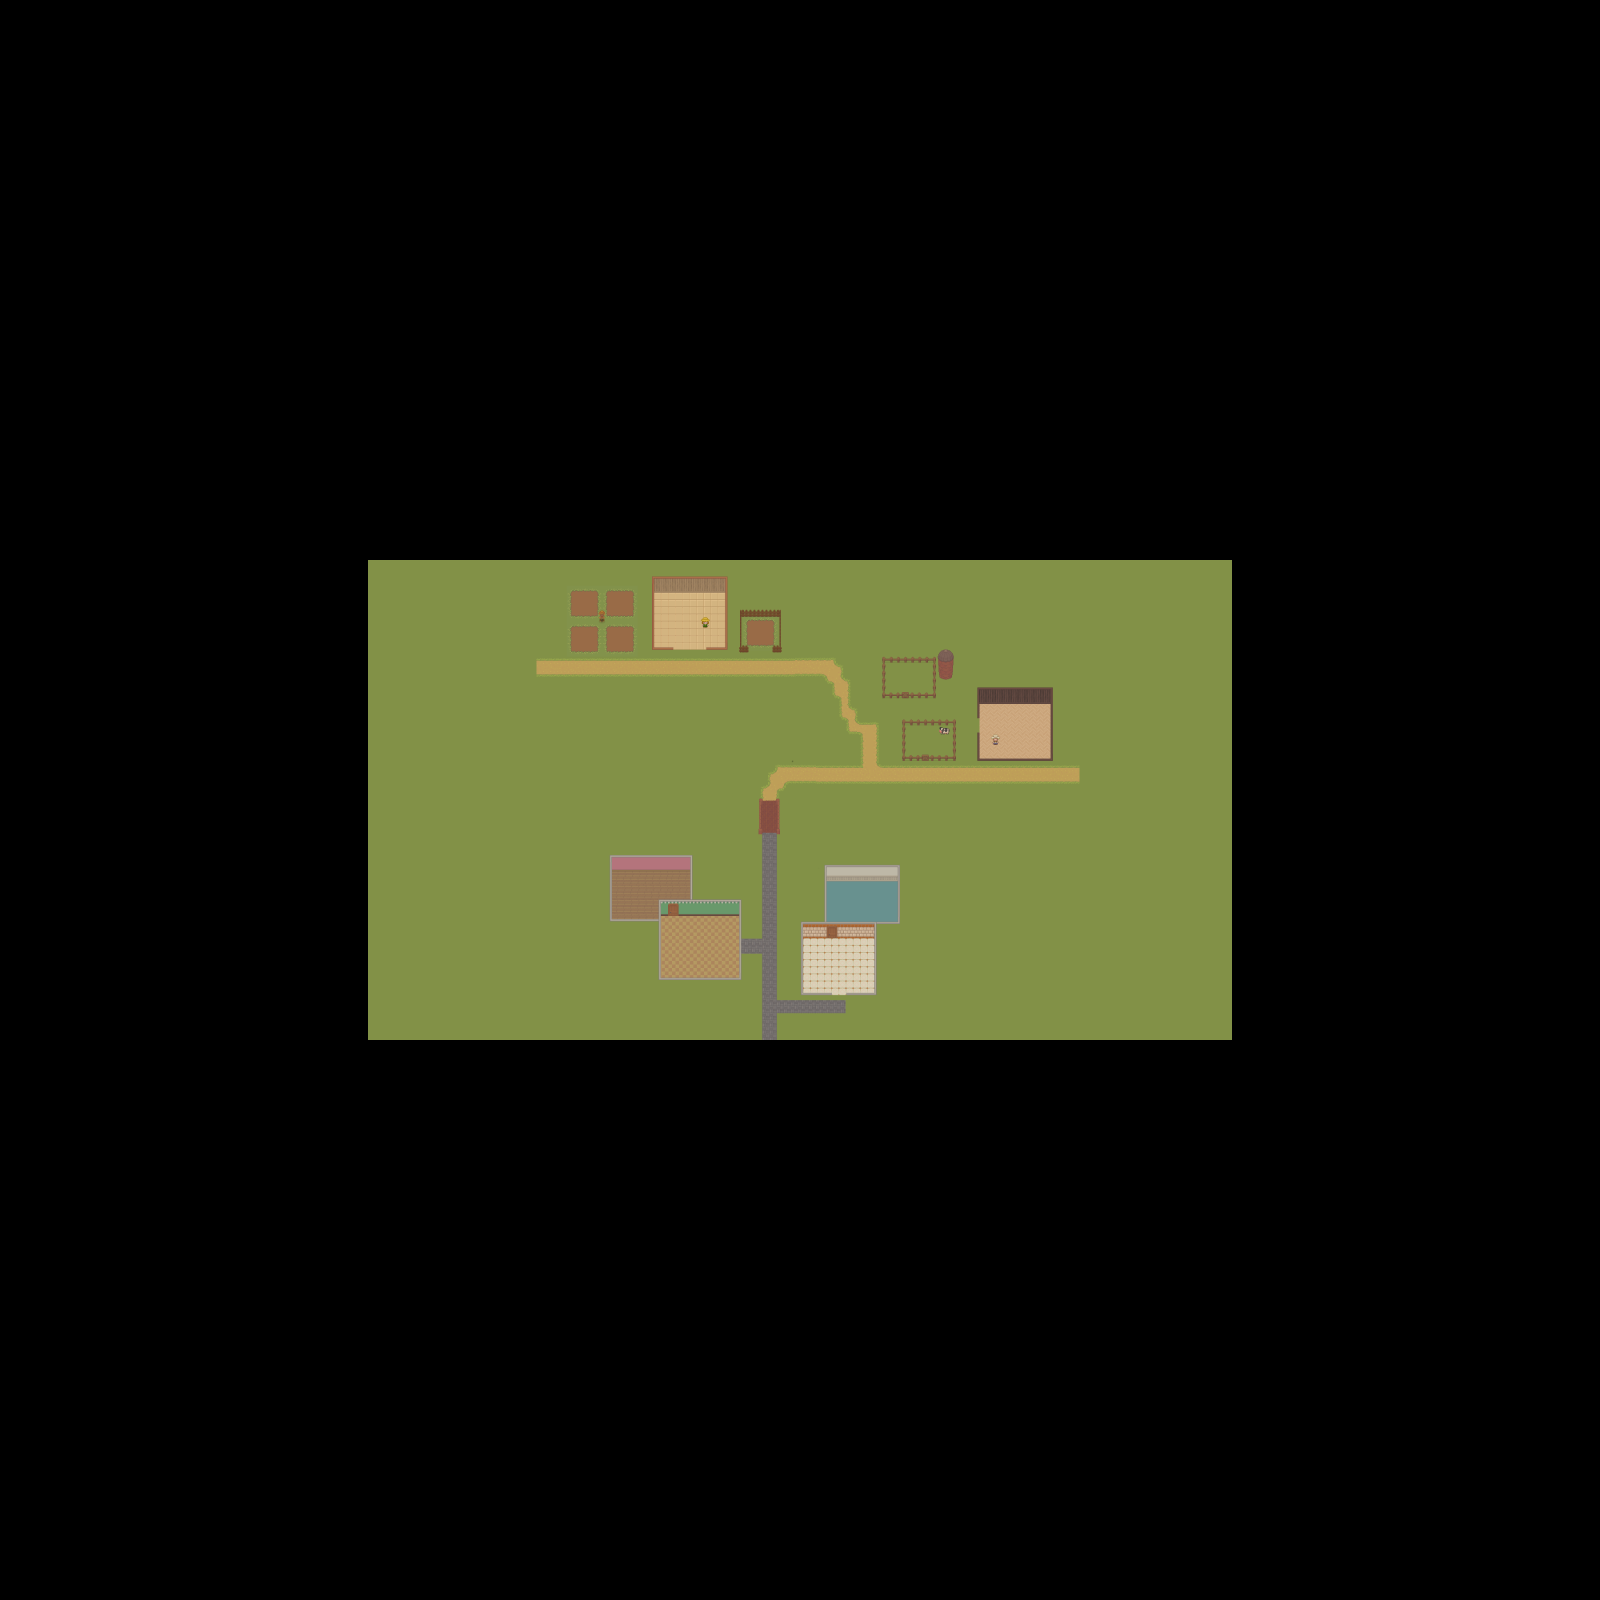

Tiled map render using the project's own tile images. Description and the map definition, with tile-layer contents summarised, below:
An orthogonal 100x100 tile map with 16x16 px tiles, 2 tile layers (example, building), 1 hidden layer not drawn, 5 tilesets.

<map version="1.0" orientation="orthogonal" renderorder="right-down" width="100" height="100" tilewidth="16" tileheight="16" nextobjectid="1">
 <tileset firstgid="1" name="globalFarm" tilewidth="16" tileheight="16" tilecount="10508" columns="148">
  <image source="tileTexture/globalFarm.png" trans="ff00ff" width="2368" height="1136" />
 </tileset>
 <tileset firstgid="10509" name="globalFarm2" tilewidth="16" tileheight="16" tilecount="10508" columns="148">
  <image source="tileTexture/globalFarm.png" trans="ff00ff" width="2368" height="1136" />
 </tileset>
 <tileset firstgid="21017" name="global3" tilewidth="16" tileheight="16" tilecount="10508" columns="148">
  <image source="tileTexture/globalFarm2.png" trans="ff00ff" width="2368" height="1136" />
 </tileset>
 <tileset firstgid="31525" name="bg3" tilewidth="16" tileheight="16" tilecount="1590" columns="53">
  <image source="tileTexture/bg3.png" trans="ff00ff" width="854" height="480" />
 </tileset>
 <tileset firstgid="33115" name="tileSet8" tilewidth="8" tileheight="8" tilecount="6360" columns="106">
  <image source="tileTexture/bg3.png" trans="ff00ff" width="854" height="480" />
 </tileset>
 <layer name="bg" width="100" height="100" visible="0">
  <data>[10000 cells, 1590 non-empty, 540 distinct tile ids]</data>
 </layer>
 <layer name="example" width="100" height="100">
  <data>[10000 cells, 1620 non-empty, 1560 distinct tile ids]</data>
 </layer>
 <layer name="building" width="100" height="100">
  <data>[10000 cells, 0 non-empty, 0 distinct tile ids]</data>
 </layer>
 <objectgroup name="对象层 1" visible="0" />
</map>
